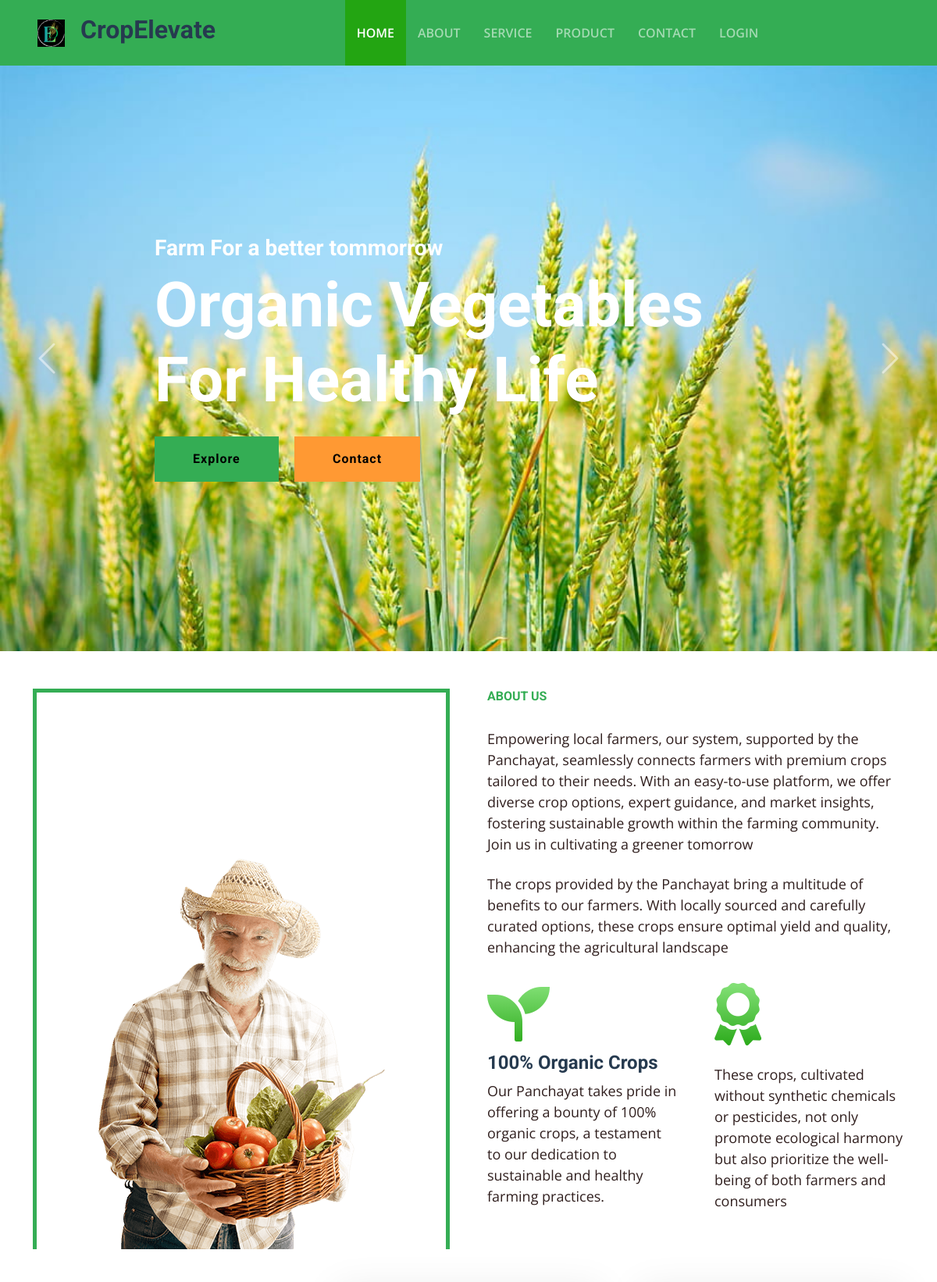
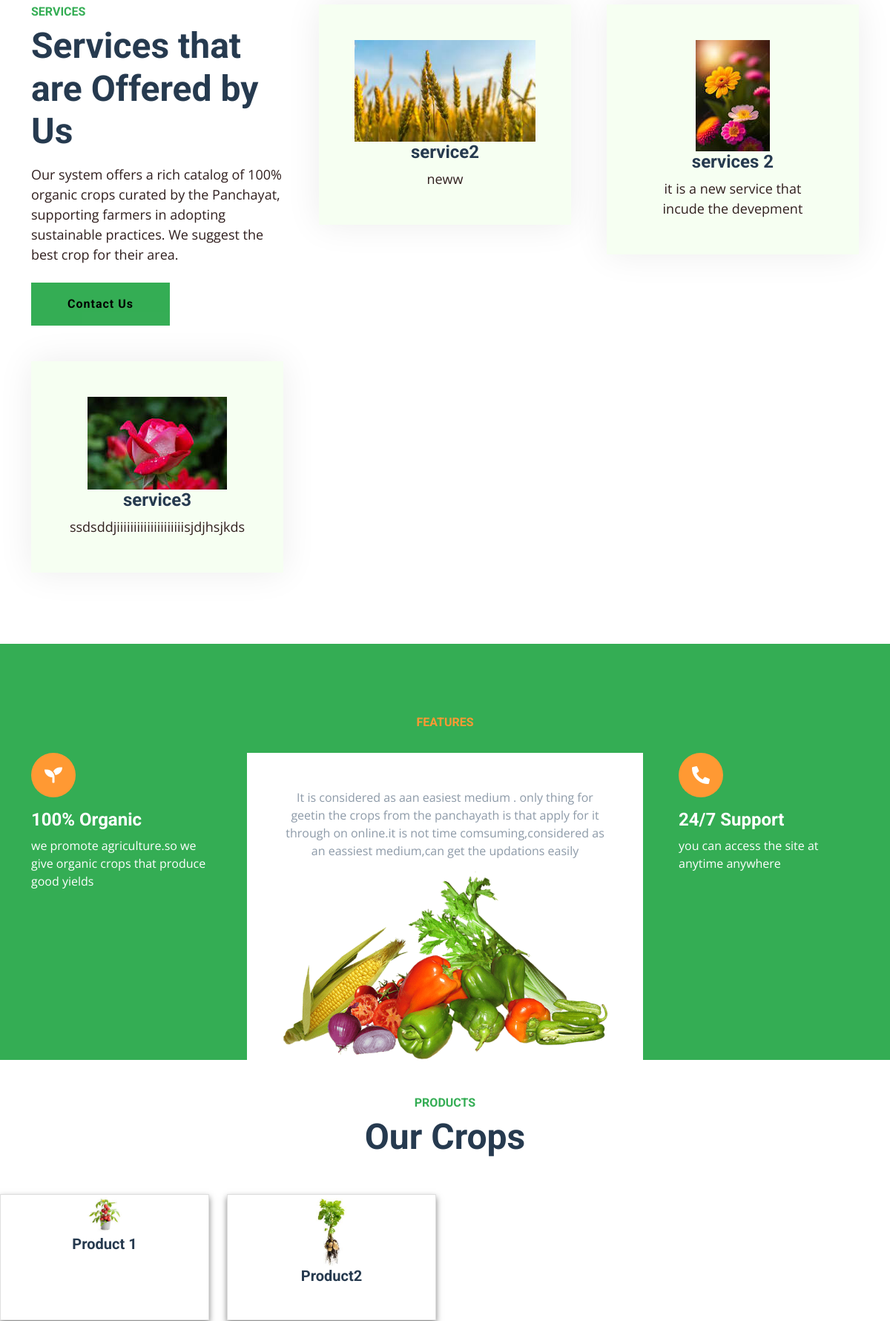
The page / (upper part) on the database its author committed (2 pictures, top to bottom).
### ceapp/models.py (models this page shows)
class Service(models.Model):
    servicename = models.CharField(max_length=100)
    serviceimage =  models.ImageField(upload_to='blog/', null=True, blank=True)
    servicedes=models.TextField()
    is_active = models.BooleanField(default=True)

class Product(models.Model):
    blogname = models.CharField(max_length=100)
    blogimage =  models.ImageField(upload_to='blog/', null=True, blank=True)
    is_active = models.BooleanField(default=True)

### ceapp/views.py (the view)
# urls.py: path('',views.index,name='index'),
def index(request):
    blogs = Product.objects.all()
    services = Service.objects.filter(is_active=True)
    return render(request, 'index.html',{'blogs': blogs , 'services': services})

### templates/index.html (shortened to what this page needs)
{% load static %}
<!DOCTYPE html>
<html lang="en">
<head>
    <link href="https://cdnjs.cloudflare.com/ajax/libs/font-awesome/5.15.0/css/all.min.css" rel="stylesheet">
    <link href="https://cdn.jsdelivr.net/npm/bootstrap-icons@1.4.1/font/bootstrap-icons.css" rel="stylesheet">
    <link href="{% static 'lib/owlcarousel/assets/owl.carousel.min.css' %}" rel="stylesheet">
    <link href="{% static 'css/bootstrap.min.css' %}" rel="stylesheet">
    <link href="{% static 'css/style.css' %}" rel="stylesheet">
</head>
<body>
    <nav class="navbar navbar-expand-lg bg-primary navbar-dark shadow-sm py-3 py-lg-0 px-3 px-lg-5">
        <img src="{% static 'assets/img/adminlogo1.png' %}" width="35" height="35" alt="">
        <h2 style="margin-left:20px;">CropElevate</h2>
        <div class="collapse navbar-collapse" id="navbarCollapse">
            <div class="navbar-nav mx-auto py-0">
                <a href="{% url 'index' %}" class="nav-item nav-link active">Home</a>
                <a href="{% url 'about' %}" class="nav-item nav-link">About</a>
                <a href="{% url 'service' %}" class="nav-item nav-link">Service</a>
                <a href="{% url 'product' %}" class="nav-item nav-link">Product</a>
                <a href="{% url 'contact' %}" class="nav-item nav-link">Contact</a>
                    {% if user.is_authenticated %}
                    <a class="nav-link" href="{% url 'loggout' %}">Logout</a>
                    {% else %}
                    <a class="nav-link" href="{% url 'loginn' %}">Login</a>
                    {% endif %}
            </div>
        </div>
    </nav>
    <div class="container-fluid p-0">
        <div id="header-carousel" class="carousel slide carousel-fade" data-bs-ride="carousel">
            <div class="carousel-inner">
                <div class="carousel-item active">
                    <img class="w-100" src="{% static 'img/carousel-5.jpg' %}" alt="Image">
                    <div class="carousel-caption top-0 bottom-0 start-0 end-0 d-flex flex-column align-items-center justify-content-center">
                        <div class="text-start p-5" style="max-width: 900px;">
                            <h3 class="text-white">Farm For a better tommorrow</h3>
                            <h1 class="display-1 text-white mb-md-4">Organic Vegetables For Healthy Life</h1>
                            <a href="" class="btn btn-primary py-md-3 px-md-5 me-3">Explore</a>
                            <a href="" class="btn btn-secondary py-md-3 px-md-5">Contact</a>
                        </div>
                    </div>
                </div>
            </div>
            <button class="carousel-control-prev" type="button" data-bs-target="#header-carousel"
                data-bs-slide="prev">
                <span class="carousel-control-prev-icon" aria-hidden="true"></span>
            </button>
            <button class="carousel-control-next" type="button" data-bs-target="#header-carousel"
                data-bs-slide="next">
                <span class="carousel-control-next-icon" aria-hidden="true"></span>
            </button>
        </div>
    </div>
    <div class="container-fluid about pt-5">
        <div class="container">
            <div class="row gx-5">
                <div class="col-lg-6 mb-5 mb-lg-0">
                    <div class="d-flex h-100 border border-5 border-primary border-bottom-0 pt-4">
                        <img class="img-fluid mt-auto mx-auto" src="{% static 'img/about.png' %}">
                    </div>
                </div>
                <div class="col-lg-6 pb-5">
                    <div class="mb-3 pb-2">
                        <h6 class="text-primary text-uppercase">About Us</h6>
                    </div>
                    <p class="mb-4" style="color:#301f1e; font-size: 18px;">Empowering local farmers, our system, supported by the Panchayat, seamlessly connects farmers with premium crops tailored to their needs. With an easy-to-use platform, we offer diverse crop options, expert guidance, and market insights, fostering sustainable growth within the farming community. Join us in cultivating a greener tomorrow </p>
                    <p class="mb-4" style="color:#301f1e; font-size: 18px;">The crops provided by the Panchayat bring a multitude of benefits to our farmers. With locally sourced and carefully curated options, these crops ensure optimal yield and quality, enhancing the agricultural landscape</p>
                    <div class="row gx-5 gy-4">
                        <div class="col-sm-6">
                            <i class="fa fa-seedling display-1 text-secondary"></i>
                            <h4>100% Organic Crops</h4>
                            <p class="mb-0" style="color:#301f1e; font-size: 18px;">Our Panchayat takes pride in offering a bounty of 100% organic crops, a testament to our dedication to sustainable and healthy farming practices.</p>
                        </div>
                        <div class="col-sm-6">
                            <i class="fa fa-award display-1 text-secondary"></i>
                            <p class="mb-0" style="color:#301f1e; font-size: 18px;">These crops, cultivated without synthetic chemicals or pesticides, not only promote ecological harmony but also prioritize the well-being of both farmers and consumers</p>
                        </div>
                    </div>
                </div>
            </div>
        </div>
    </div>
    <div class="container-fluid py-5">
        <div class="container">
            <div class="row g-5">
                <div class="col-lg-4 col-md-6">
                    <div class="mb-3">
                        <h6 class="text-primary text-uppercase">Services</h6>
                        <h1 class="display-5">Services that are Offered by Us</h1>
                    </div>
                    <p class="mb-4" style="color:#301f1e; font-size: 18px;">Our system offers a rich catalog of 100% organic crops curated by the Panchayat, supporting farmers in adopting sustainable practices. We suggest the best crop for their area.</p>
                    <a href="" class="btn btn-primary py-md-3 px-md-5">Contact Us</a>
                </div>
                {% for service in services %}
                <div class="col-lg-4 col-md-6">
                    <div class="service-item bg-light text-center p-5" style="color:#301f1e; font-size: 18px;">
                        {% if service.serviceimage %}
                        <img class="img-fluid" src="{{ service.serviceimage.url }}" alt="{{ service.servicename }}">
                        {% endif %}
                        <h4>{{ service.servicename }}</h4>
                        <p class="mb-0">{{ service.servicedes }}</p>
                    </div>
                </div>
                {% endfor %}
            </div>
        </div>
    </div>
    <div class="container-fluid bg-primary feature py-5 pb-lg-0 my-5">
        <div class="container py-5 pb-lg-0">
            <div class="mx-auto text-center mb-3 pb-2" style="max-width: 500px;">
                <h6 class="text-uppercase text-secondary">Features</h6>
            </div>
            <div class="row g-5">
                <div class="col-lg-3">
                    <div class="text-white mb-5">
                        <div class="bg-secondary rounded-pill d-flex align-items-center justify-content-center mb-3" style="width: 60px; height: 60px;">
                            <i class="fa fa-seedling fs-4 text-white"></i>
                        </div>
                        <h4 class="text-white">100% Organic</h4>
                        <p class="mb-0">we promote agriculture.so we give organic crops that produce good yields</p>
                    </div>
                </div>
                <div class="col-lg-6">
                    <div class="d-block bg-white h-100 text-center p-5 pb-lg-0">
                        <p>It is considered as aan easiest medium . only thing for geetin the crops from the panchayath is that apply for it through on online.it is not time comsuming,considered as an eassiest medium,can get the updations easily</p>
                        <img class="img-fluid" src="{% static 'img/feature.png' %}" alt="">
                    </div>
                </div>
                <div class="col-lg-3">
                    <div class="text-white">
                        <div class="bg-secondary rounded-pill d-flex align-items-center justify-content-center mb-3" style="width: 60px; height: 60px;">
                            <i class="fa fa-phone-alt fs-4 text-white"></i>
                        </div>
                        <h4 class="text-white">24/7 Support</h4>
                        <p class="mb-0">you can access the site at anytime anywhere</p>
                    </div>
                </div>
            </div>
        </div>
    </div>
    <div class="container">
        <div class="mx-auto text-center mb-5" style="max-width: 500px;">
            <h6 class="text-primary text-uppercase">Products</h6>
            <h1 class="display-5">Our Crops</h1>
        </div>
    </div>
    <div class="row">
        {% for blog in blogs %}
        <div class="col-md-3">
            <div class="card custom-card">
                <div class="doctor-img">
                    {% if blog.blogimage %}
                        <a class="avatar" href="#"><img alt="" src="{{ blog.blogimage.url }}"></a>
                    {% endif %}
                    <div class="doctor-img">
                        {% if blog.blogname %}
                            <h5 class="card-title">{{ blog.blogname }}</h5>
                        {% endif %}
                    </div>
                </div>
            </div>
        </div>
    {% endfor %}
    </div>
</body>
</html>

### static/css/style.css (style rules this page uses)
:root { --primary: #8ee782; --secondary: #23a512 ; --light: #F6FFF2; --dark: #263A4F; }
.btn { font-family: 'Roboto', sans-serif; letter-spacing: 1px; font-weight: 700; transition: .5s; }
.btn-primary, .btn-secondary { color: #000000; }
.navbar-dark .navbar-nav .nav-link { padding: 30px 15px; font-size: 16px; font-weight: 600; color:none; text-transform: uppercase; transition: .5s; }
.navbar-dark .navbar-nav .nav-link:hover, .navbar-dark .navbar-nav .nav-link.active { background: var(--secondary); }
.carousel-control-prev, .carousel-control-next { color:#34AD54; width: 10%; }
.carousel-control-prev-icon, .carousel-control-next-icon { color:white; width: 3rem; height: 3rem; }
.service-item { box-shadow: 0 0 45px #EDEDED; transition: .5s; }
.about i, .service-item i { background-image: linear-gradient(var(--primary), var(--secondary)); -webkit-background-clip: text; -webkit-text-fill-color: transparent; transition: .5s; }

### templates/index.html (style rules this page uses)
.card { box-shadow: 0 4px 8px rgba(0, 0, 0, 0.5); transition: box-shadow 0.3s ease; }
.custom-card { height: 170px; }
.doctor-img { text-align: center; }
.doctor-img img { max-height: 40%; max-width: 40%; }

### rows shown on the page
Service: serviceimage (picture), servicename "service2", servicedes "neww"
Service: serviceimage (picture), servicename "services 2", servicedes "it is a new service that incude the devepment"
Service: serviceimage (picture), servicename "service3", servicedes "ssdsddjiiiiiiiiiiiiiiiiiiiisjdjhsjkds"
Product: blogimage (picture), blogname "Product 1"
Product: blogimage (picture), blogname "Product2"
